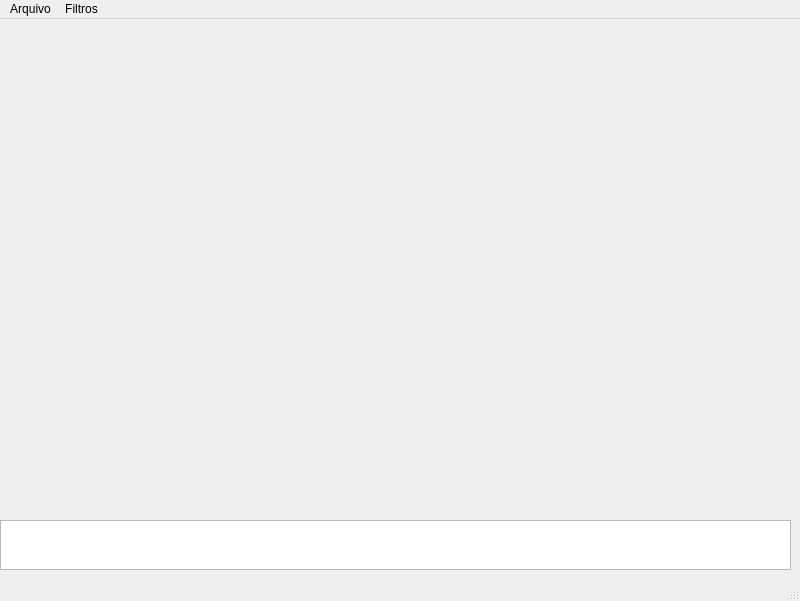
<?xml version="1.0" encoding="UTF-8"?>
<ui version="4.0">
 <class>MainWindow</class>
 <widget class="QMainWindow" name="MainWindow">
  <property name="geometry">
   <rect>
    <x>0</x>
    <y>0</y>
    <width>800</width>
    <height>601</height>
   </rect>
  </property>
  <property name="windowTitle">
   <string>MainWindow</string>
  </property>
  <widget class="QWidget" name="centralwidget">
   <widget class="QWidget" name="verticalWidget" native="true">
    <property name="geometry">
     <rect>
      <x>0</x>
      <y>10</y>
      <width>791</width>
      <height>541</height>
     </rect>
    </property>
    <layout class="QVBoxLayout" name="verticalLayout_2">
     <item>
      <widget class="QLabel" name="labelImage">
       <property name="text">
        <string/>
       </property>
      </widget>
     </item>
     <item>
      <widget class="QListWidget" name="listWidgetActionQueue">
       <property name="maximumSize">
        <size>
         <width>16777215</width>
         <height>50</height>
        </size>
       </property>
       <property name="currentRow">
        <number>-1</number>
       </property>
       <property name="sortingEnabled">
        <bool>true</bool>
       </property>
      </widget>
     </item>
    </layout>
   </widget>
  </widget>
  <widget class="QMenuBar" name="menubar">
   <property name="geometry">
    <rect>
     <x>0</x>
     <y>0</y>
     <width>800</width>
     <height>26</height>
    </rect>
   </property>
   <widget class="QMenu" name="menuFile">
    <property name="title">
     <string>Arquivo</string>
    </property>
    <addaction name="actionOpenImage"/>
    <addaction name="actionSaveImage"/>
    <addaction name="actionClose"/>
   </widget>
   <widget class="QMenu" name="menuFilters">
    <property name="title">
     <string>Filtros</string>
    </property>
    <addaction name="actionThresholdBinary"/>
    <addaction name="actionThresholdBinaryInverse"/>
    <addaction name="actionThresholdTruncate"/>
    <addaction name="actionThresholdZero"/>
    <addaction name="actionThresholdZeroInverse"/>
    <addaction name="actionThresholdAdaptativeGaussian"/>
    <addaction name="actionThresholdAdaptativeMean"/>
   </widget>
   <addaction name="menuFile"/>
   <addaction name="menuFilters"/>
  </widget>
  <widget class="QStatusBar" name="statusbar"/>
  <action name="actionOpenImage">
   <property name="text">
    <string>Abrir Imagem</string>
   </property>
  </action>
  <action name="actionSaveImage">
   <property name="text">
    <string>Salvar</string>
   </property>
  </action>
  <action name="actionClose">
   <property name="text">
    <string>Fechar</string>
   </property>
  </action>
  <action name="actionThresholdBinary">
   <property name="text">
    <string>Threshold Binário</string>
   </property>
  </action>
  <action name="actionThresholdBinaryInverse">
   <property name="text">
    <string>Threshold Binário Invertido</string>
   </property>
  </action>
  <action name="actionThresholdTruncate">
   <property name="text">
    <string>Threshold Truncado</string>
   </property>
  </action>
  <action name="actionThresholdZero">
   <property name="text">
    <string>Threshold Zero</string>
   </property>
  </action>
  <action name="actionThresholdZeroInverse">
   <property name="text">
    <string>Threshold Zero Invertido</string>
   </property>
  </action>
  <action name="actionThresholdAdaptativeGaussian">
   <property name="text">
    <string>Threshold Adaptativo Gaussiano</string>
   </property>
  </action>
  <action name="actionThresholdAdaptativeMean">
   <property name="text">
    <string>Threshold Adaptativo Médio</string>
   </property>
  </action>
  <action name="actiona">
   <property name="text">
    <string>a</string>
   </property>
  </action>
 </widget>
 <resources>
  <include location="../../main/resources/mainResource.qrc"/>
 </resources>
 <connections/>
</ui>
